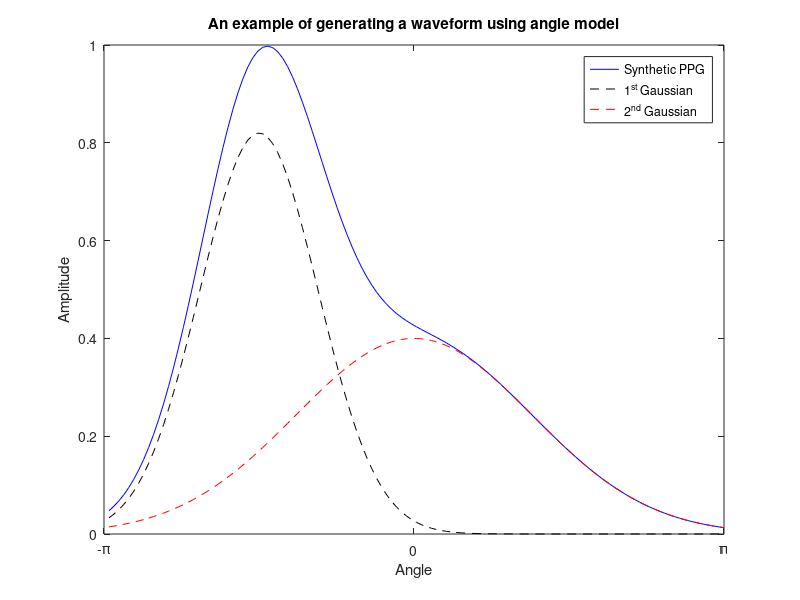

Here is the MATLAB script that generated this plot:
Duration = 1; % Thời gian tín hiệu
Fs = 125; % Tần số lấy mẫu

a = [0.82, 0.4]; % Biên độ của 2 Gaussian
mu = [-pi/2, 0]; % Trung tâm của 2 Gaussian
sigma = [0.6, 1.2]; % Độ lệch chuẩn của 2 Gaussian

Samples = Fs / Duration; % Số mẫu
V_angle = 2 * pi / Samples; % Khoảng cách giữa các góc mẫu
angle = -pi + V_angle : V_angle : pi; % Các góc mẫu từ -pi đến pi

% Tạo các hàm Gaussian
y1 = a(1) * exp(-(((angle - mu(1)) / sigma(1)).^2) / 2);
y2 = a(2) * exp(-(((angle - mu(2)) / sigma(2)).^2) / 2);
y = y1 + y2; % Tổng của 2 Gaussian

% Vẽ đồ thị
figure;
plot(angle, y, 'b'); % Tín hiệu tổng hợp
hold on;
plot(angle, y1, 'k--'); % Gaussian thứ nhất
plot(angle, y2, 'r--'); % Gaussian thứ hai
hold off;

% Gắn nhãn và định dạng
xlabel("Angle");
ylabel("Amplitude");
xlim([-pi, pi]); % Giới hạn trục x từ -pi đến pi
set(gca, 'xtick', [-pi, 0, pi], 'xticklabel', {'-\pi', '0', '\pi'}); % Định dạng nhãn trục x
legend("Synthetic PPG", "1^{st} Gaussian", "2^{nd} Gaussian");
title("An example of generating a waveform using angle model");
